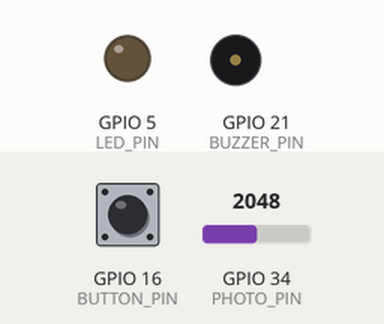
Simulated run of this sketch. Board: ESP32. Parts: output pins drawn as LEDs (lit = HIGH), buzzer (waves = sounding). Inputs (shaded band) come from the test bench; at power-on: GPIO 16 (BUTTON_PIN) HIGH, GPIO 34 (PHOTO_PIN) = 2048. What the sketch prints to the serial monitor is not drawn.

Above: at 1.2 s.
1.3 s: GPIO 16 (BUTTON_PIN) pulled LOW for 0.15 s
At 1.44 s:
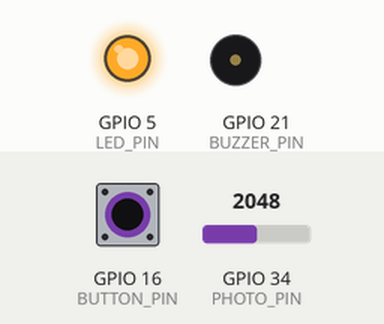
3.0 s: GPIO 16 (BUTTON_PIN) pulled LOW for 3.2 s
At 6.9 s:
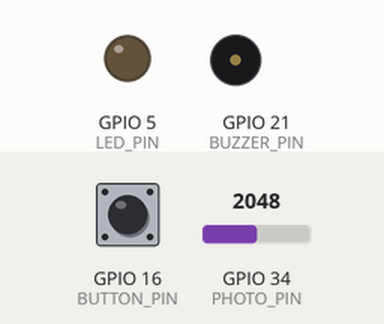
Timing chart, 0 to 8.4 s (numbered marks = the images above; inputs shaded):
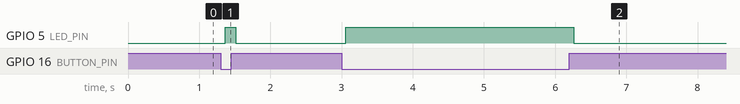

The sketch:

ESP32-V2.ino
```cpp
// ESP32: Удержание кнопки — LED горит, два тона на пассивном buzzer'е + нормализованная освещённость (0-1) каждую секунду
// Пины: Кнопка=16, LED=5, Buzzer=21, Фоторезистор=34

#define BUTTON_PIN 16
#define LED_PIN 5
#define BUZZER_PIN 21
#define PHOTO_PIN 34  // Аналоговый вход для фоторезистора
#define DEBOUNCE_DELAY 50    // мс для debounce
#define BEEP_FREQ_LOW 1000   // Гц для тона (подгони)
#define BEEP_FREQ_HIGH 2000  // Гц для тона (подгони)
#define BEEP_DURATION 200    // мс для писка
#define AVERAGE_INTERVAL 1000  // мс для усреднения (1 секунда)
#define ADC_MAX 4095.0       // Максимум ESP32 ADC для нормализации

bool lastButtonState = HIGH;  // Начально не нажата (с pull-up)
bool buttonPressed = false;   // Флаг для первого нажатия
unsigned long lastDebounceTime = 0;
unsigned long lastAverageTime = 0;  // Таймер для усреднения
long lightSum = 0;                // Сумма значений света (raw ADC)
int lightCount = 0;               // Кол-во сэмплов

void setup() {
  Serial.begin(115200);

  pinMode(BUTTON_PIN, INPUT_PULLUP);  // Внутренний pull-up
  pinMode(LED_PIN, OUTPUT);
  pinMode(BUZZER_PIN, OUTPUT);        // Для tone()
  pinMode(PHOTO_PIN, INPUT);          // Аналоговый для фоторезистора

  digitalWrite(LED_PIN, LOW);

  Serial.println("Готово! Нажми и держи кнопку для LED + писк + нормализованная освещённость (0-1).");
}

// Функция нормализации: raw ADC (0-4095) -> 0.0-1.0 (0=темнота)
float normalizeLight(int rawLevel) {
  return (float)rawLevel / ADC_MAX;
}

void loop() {
  int reading = digitalRead(BUTTON_PIN);

  // Debounce
  if (reading != lastButtonState) {
    lastDebounceTime = millis();
  }

  if ((millis() - lastDebounceTime) > DEBOUNCE_DELAY) {
    if (reading == LOW) {  // Нажата
      digitalWrite(LED_PIN, HIGH);  // LED горит

      if (!buttonPressed) {         // Только при первом нажатии
        buttonPressed = true;
        lastAverageTime = millis(); // Старт таймера усреднения
        lightSum = 0;
        lightCount = 0;

        // Мгновенное чтение + нормализация
        int lightLevel = analogRead(PHOTO_PIN);
        float normalized = normalizeLight(lightLevel);
        Serial.print("Кнопка нажата: LED ON + Писк! Мгновенная освещённость (0-1): ");
        Serial.println(normalized, 3);  // 3 знака после запятой

        tone(BUZZER_PIN, BEEP_FREQ_LOW, BEEP_DURATION);
        tone(BUZZER_PIN, BEEP_FREQ_HIGH, BEEP_DURATION);  // Короткий писк
        noTone(BUZZER_PIN);  // Стоп после тонов (для чистоты)
      }

      // Усреднённое чтение каждую секунду (пока удерживается)
      unsigned long now = millis();
      if (now - lastAverageTime >= AVERAGE_INTERVAL) {
        // Добавляем текущее чтение перед расчётом
        lightSum += analogRead(PHOTO_PIN);
        lightCount++;

        if (lightCount > 0) {
          int averageRaw = lightSum / lightCount;
          float averageNormalized = normalizeLight(averageRaw);
          Serial.print("Освещённость (усреднённая за секунду, 0-1): ");
          Serial.println(averageNormalized, 3);  // 3 знака после запятой
        }

        // Сброс для следующей секунды
        lightSum = 0;
        lightCount = 0;
        lastAverageTime = now;
      } else {
        // Накапливаем сэмплы во время секунды (каждый loop)
        lightSum += analogRead(PHOTO_PIN);
        lightCount++;
      }

    } else {  // Отпущена
      if (buttonPressed) {  // Только если была нажата
        digitalWrite(LED_PIN, LOW);   // LED гаснет
        buttonPressed = false;
        Serial.println("Кнопка отпущена: LED OFF");

        // Сброс усреднения при отпускании
        lightSum = 0;
        lightCount = 0;
      }
    }
  }

  lastButtonState = reading;

  delay(10);  // Маленькая пауза для стабильности
}
```

Measured:
- after the input at 1.3 s, GPIO 5 (LED_PIN): LOW → HIGH after 0.07 s, → LOW 0.15 s later
- after the input at 3.0 s, GPIO 5 (LED_PIN): LOW → HIGH after 0.06 s, → LOW 3.2 s later
